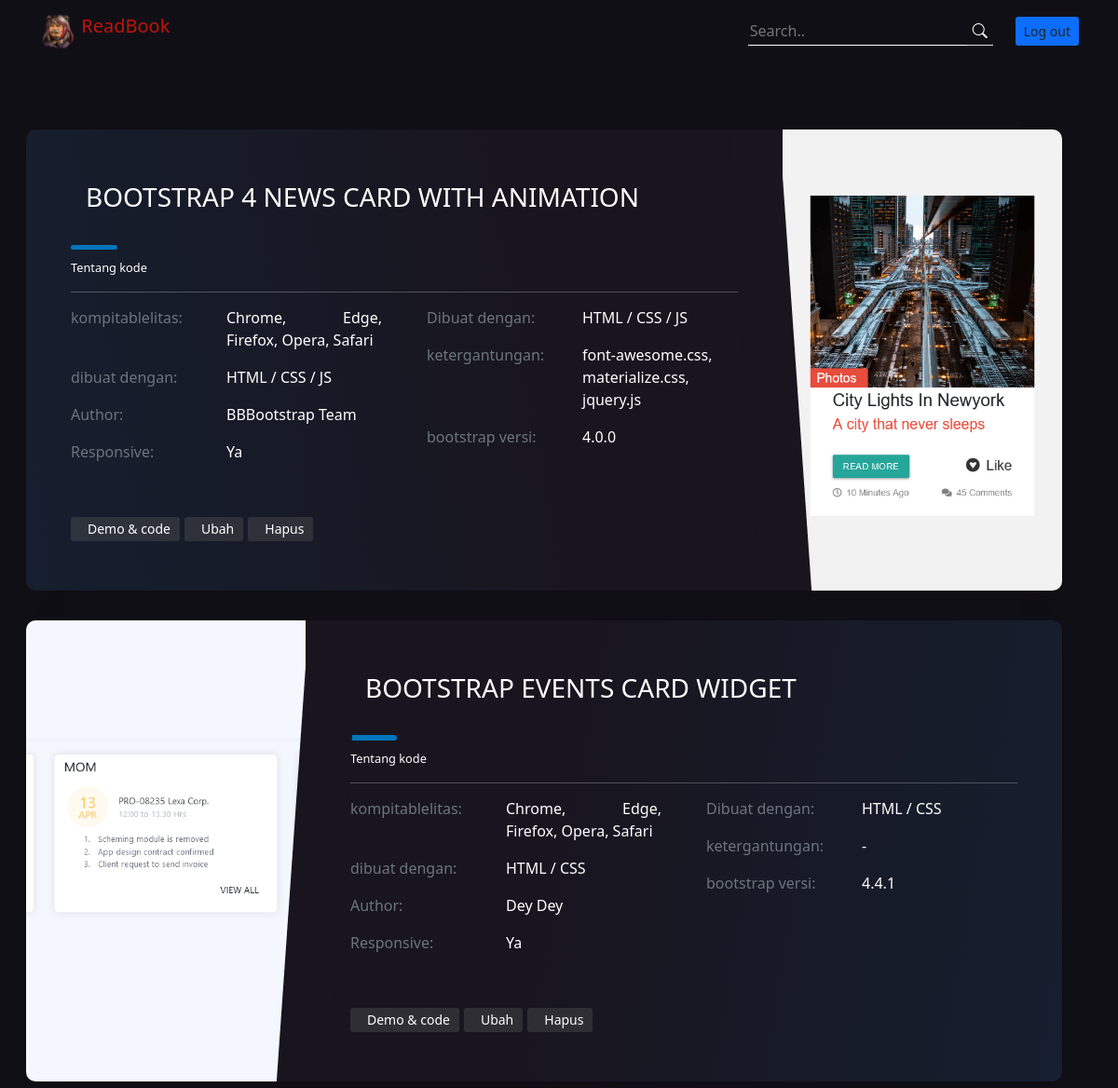
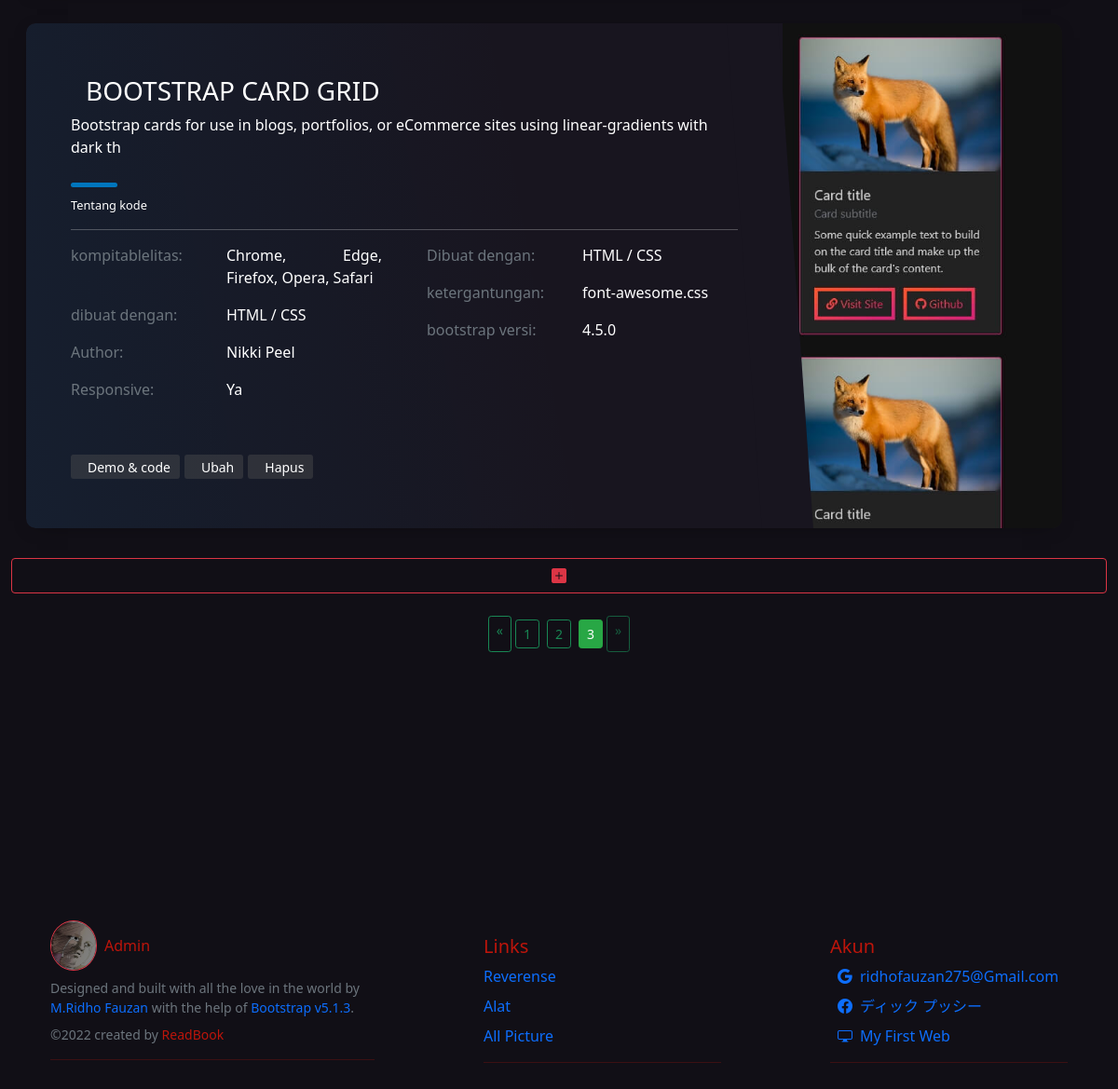
The app's page /src/index.php?halaman=3 (signed in) with its own data (2 pictures, top to bottom).
### tables this page shows
CREATE TABLE `bootstrap` (
  `id` int(11) NOT NULL,
  `gambar` varchar(100) NOT NULL,
  `judul` char(50) NOT NULL,
  `keterangan` varchar(100) DEFAULT NULL,
  `author` char(35) NOT NULL,
  `link` char(100) NOT NULL,
  `dibuat_dengan` char(40) NOT NULL,
  `browser_yang_kompatibel` char(50) NOT NULL,
  `responsive` char(4) NOT NULL,
  `ketergantungan` char(50) NOT NULL,
  `bootstrap_versi` char(10) NOT NULL
);

### src/functions.php (called while the page is built, shortened)
<?php
$conn = mysqli_connect("localhost", "root", "", "tubes" ) or die ("KONEKSI GAGAL!");
function query($query){
    global $conn;
    $result = mysqli_query($conn, $query);
    $rows = [];
    while( $row = mysqli_fetch_assoc($result) ){
        $rows[] = $row;
    }
    return $rows;
}
$jumlahDataPerHalaman = 3;
$jumlahData = count(query("SELECT * FROM bootstrap "));
$jumlahHalaman = ceil($jumlahData / $jumlahDataPerHalaman);
$halamanAktif = ( isset($_GET['halaman']) ) ? $_GET['halaman'] : 1;
$awalData = ( $jumlahDataPerHalaman * $halamanAktif ) - $jumlahDataPerHalaman;

### src/index.php (the view, shortened to what this page needs)
<?php
require 'functions.php';
$bootstrap = query("SELECT * FROM bootstrap ORDER BY id DESC LIMIT $awalData, $jumlahDataPerHalaman");
?>
<!doctype html>
<html lang="en">
  <head>
    <link rel="stylesheet" href="style/tampilan/style.css" />
    <link
      rel="stylesheet"
      href="https://cdn.jsdelivr.net/npm/bootstrap-icons@1.8.3/font/bootstrap-icons.css"
    />
    <link
      rel="stylesheet"
      href="https://cdn.jsdelivr.net/npm/bootstrap@4.6.1/dist/css/bootstrap.min.css"
    />
    <link
      href="https://cdn.jsdelivr.net/npm/bootstrap@5.0.2/dist/css/bootstrap.min.css"
      rel="stylesheet"
    />
  </head>
  <body>
<nav class="navbar dark sticky-top">
    <div class="container-fluid">
        <div class="container">
            <a class="navbar-brand" href="#">
                <img
                    src="style/tampilan/img/icon.ico"
                    alt="atmin tampan"
                    width="40"
                    class="d-inline-block align-text-top"
                />
                <span class="me-2 tr">ReadBook</span>
            </a>
            <div class="d-flex">
                <form class="d-flex input-group-sm me-4" action="" method="get">
                    <input
                        type="search"
                        name="keyword"
                        class="border-0 border-bottom border-white bg-transparent text-white"
                        placeholder="Search.."
                        aria-label="Example text with button addon"
                        aria-describedby="button-addon1"
                        autofocus
                        required
                    />
                    <button
                        class="border-0 text-white border-bottom bi bi-search bg-transparent"
                        style="background-color: none"
                        type="submit"
                        name="cari"
                        width="200"
                        id="button-addon1"
                    ></button>
                </form>
                <a href="logout.php" class="btn bg-primary btn-sm">Log out</a>
            </div>
        </div>
    </div>
</nav>
<div class="dark">
    <div class="container-fluid">
        <br><br>
        <br>
                <?php foreach( $bootstrap as $bootstraps ) : ?>
                <article class="postcard dark blue me-5 ms-3">
                <div class="postcard__img_link">
                    <img
                    class="postcard__img"
                    src="img/<?= $bootstraps["gambar"] ?>"
                    alt="<?= $bootstraps["judul"]; ?>"
                    />
                </div>
                <div class="postcard__text">
                    <h1 class="postcard__title yellow">
                    <h3 class="ms-3"><?= $bootstraps["judul"]; ?></h3>
                    </h1>
                    <div><p><?= $bootstraps["keterangan"]; ?></p></div>
                    <div class="postcard__bar"></div>
                    <div class="postcard__subtitle small">
                    <time>
                        Tentang kode
                    </time>
                    </div>
                    <div class="postcard__preview-txt">
                    <div class="row row-cols-1 row-cols-lg-2 g-0 g-lg-5">
                        <ul class="col">
                            <li class="row row-cols-1 row-cols-lg-2 g-0 g-lg-0">
                                <span class="text-muted">kompitablelitas:</span><p><?= $bootstraps["browser_yang_kompatibel"]; ?></p>
                            </li>
                            <li class="row row-cols-1 row-cols-lg-2 g-0 g-lg-0">
                                <span class="text-muted">dibuat dengan:</span><p><?= $bootstraps["dibuat_dengan"]; ?></p>
                            </li>
                            <li class="row row-cols-1 row-cols-lg-2 g-3 g-lg-0">
                                <span class="text-muted">Author:</span><p><?= $bootstraps["author"]; ?></p>
                            </li>
                            <li class="row row-cols-1 row-cols-lg-2 g-3 g-lg-0">
                                <span class="text-muted">Responsive:</span><p><?= $bootstraps["responsive"]; ?></p>
                            </li>
                        </ul>
                        <ul class="col">
                            <li class="row row-cols-1 row-cols-lg-2 g-2 g-lg-0">
                                <span class="text-muted">Dibuat dengan:</span><p><?= $bootstraps["dibuat_dengan"]; ?></p>
                            </li>
                            <li class="row row-cols-1 row-cols-lg-2 g-2 g-lg-0">
                                <span class="text-muted">ketergantungan:</span><p><?= $bootstraps["ketergantungan"]; ?></p>
                            </li>
                            <li class="row row-cols-1 row-cols-lg-2 g-2 g-lg-0">
                                <span class="text-muted">bootstrap versi:</span><p><?= $bootstraps["bootstrap_versi"]; ?></p>
                            </li>
                        </ul>
                    </div>
                    </div>
                    <ul class="postcard__tagbox text-wwhite">
                        <li class="tag__item play green">
                            <a href="<?= $bootstraps["link"]; ?>" target="_blank" rel="noopener noreferrer" class="text-decoration-none"><i class="fas fa-play mr-2"></i>Demo & code</a>
                        </li>
                        <li class="tag__item play blue">
                            <a href="ubah.php?id=<?= $bootstraps["id"]; ?>" onclick="
                        return confirm('ubah?') " class="text-decoration-none"><i class="fas fa-play mr-2"></i>Ubah</a>
                        </li>
                        <li class="tag__item play red">
                            <a href="hapus.php?id=<?= $bootstraps["id"]; ?>" onclick="
                        return confirm('Moal Hanjakal?') " class="text-decoration-none"><i class="fas fa-play mr-2"></i>Hapus</a>
                        </li>
                    </ul>
                </div>
                </article>
                <?php endforeach; ?>
                <a href="tambah.php" class="d-grid gap-2 btn btn-outline-danger form-control border border-danger tr"><i class="bi bi-plus-square-fill"></i></a>
        <br>
        <div class="container-fluid d-flex justify-content-center pb-5">
        <?php if( !isset($_POST["cari"]) ): ?>
            <?php if( $halamanAktif > 1 ) : ?>
                <a href="?halaman=<?= $halamanAktif - 1; ?>" class="btn btn-outline-success btn-sm">&laquo;</a>
            <?php else : ?>
                <a href="?halaman=<?= $halamanAktif - 1; ?>" class="btn btn-outline-success disabled btn-sm">&laquo;</a>
            <?php endif; ?>
                <?php for( $i = 1; $i <= $jumlahHalaman; $i++ ) : ?>
                    <span class="m-1">
                    <?php if( $i == $halamanAktif ): ?>
                        <a href="?halaman=<?= $i; ?>" class="btn btn-outline-success active btn-sm"><?= $i; ?></a>
                    <?php else : ?>
                        <a href="?halaman=<?= $i; ?>" class="btn btn-outline-success btn-sm"><?= $i; ?></a>
                    <?php endif; ?>
                    </span>
                <?php endfor; ?>
        <?php if( $halamanAktif < $jumlahHalaman ) : ?>
            <a href="?halaman=<?= $halamanAktif + 1; ?>" class="btn btn-outline-success btn-sm">&raquo;</a>
        <?php else : ?>
            <a href="?halaman=<?= $halamanAktif - 1; ?>" class="btn btn-outline-success disabled btn-sm">&raquo;</a>
        <?php endif; ?>
        <?php else : ?>
            <br><br>
        <?php endif; ?>
        </div>
        <div class="p-5"></div>
        <div class="container-fluid h-50">
          <div class="row">
            <div class="col">
              <footer class="bd-footer py-5 mt-5">
                <div class="container py-5">
                  <div class="row">
                    <div class="col-lg-4 mb-3">
                      <a
                        class="d-inline-flex align-items-center mb-2 link-dark text-decoration-none"
                        href="src/login.php"
                        aria-label="Bootstrap"
                      >
                        <img
                          src="img/IMEGI.png"
                          class="border border-danger rounded-circle"
                          width="50"
                          alt="Ridho"
                        />
                        <span class="m-2 tr">Admin</span>
                      </a>
                      <ul class="list-unstyled small text-muted">
                        <li class="mb-2">
                          Designed and built with all the love in the world by
                          <a
                            href="https://www.facebook.com/mridhofauzan.fauzan/"
                            target="_blank"
                            class="text-decoration-none"
                            >M.Ridho Fauzan</a
                          >
                          with the help of
                          <a
                            href="https://getbootstrap.com/"
                            class="text-decoration-none"
                            >Bootstrap v5.1.3</a
                          >.
                        </li>
                        <li class="mb-2">
                          ©2022 created by
                          <a
                            href="https://www.facebook.com/mridhofauzan.fauzan/"
                            target="_blank"
                            rel="noopener noreferrer"
                            class="text-decoration-none tr"
                            >ReadBook</a
                          >
                        </li>
                      </ul>
                      <hr class="tr" />
                    </div>
                    <div class="col-lg-3 offset-lg-1 mb-3 mt-3">
                      <h5 class="tr">Links</h5>
                      <ul class="list-unstyled">
                        <li class="mb-2">
                          <a
                            href="https://www.youtube.com/watch?v=LkR-9Z1sle8&t=2848s"
                            class="text-decoration-none"
                            >Reverense</a
                          >
                        </li>
                        <li class="mb-2">
                          <a
                            href="https://getbootstrap.com/"
                            class="text-decoration-none"
                            >Alat</a
                          >
                        </li>
                        <li class="mb-2">
                          <a
                            href="https://www.pngwing.com/"
                            class="text-decoration-none"
                            >All Picture</a
                          >
                        </li>
                      </ul>
                      <hr class="tr" />
                    </div>
                    <div class="col-lg-3 offset-lg-1 mb-3 mt-3">
                      <h5 class="tr">Akun</h5>
                      <ul class="list-unstyled">
                        <li class="mb-2">
                          <a
                            href="/docs/5.1/getting-started/"
                            class="text-decoration-none"
                            ><i class="m-2 bi bi-google"></i
                            >ridhofauzan275@Gmail.com</a
                          >
                        </li>
                        <li class="mb-2">
                          <a
                            href="/docs/5.1/examples/starter-template/"
                            class="text-decoration-none"
                            ><i class="m-2 bi bi-facebook"></i>ディック
                            プッシー</a
                          >
                        </li>
                        <li class="">
                          <a
                            href="https://m-ridho-fauzan.github.io/#"
                            class="m-2 text-decoration-none"
                            ><i class="me-2 bi bi-display"></i>My First Web</a
                          >
                        </li>
                      </ul>
                      <hr class="tr" />
                    </div>
                  </div>
                </div>
              </footer>
            </div>
          </div>
        </div>
    </div>
</div>
  </body>
</html>

### records on screen
bootstrap: gambar (picture), judul "BOOTSTRAP 4 NEWS CARD WITH ANIMATION", browser_yang_kompatibel "Chrome, Edge, Firefox, Opera, Safari", dibuat_dengan "HTML / CSS / JS", author "BBBootstrap Team", responsive "Ya", ketergantungan "font-awesome.css, materialize.css, jquery.js", bootstrap_versi "4.0.0"
bootstrap: gambar (picture), judul "BOOTSTRAP EVENTS CARD WIDGET", browser_yang_kompatibel "Chrome, Edge, Firefox, Opera, Safari", dibuat_dengan "HTML / CSS", author "Dey Dey", responsive "Ya", ketergantungan "-", bootstrap_versi "4.4.1"
bootstrap: gambar (picture), judul "BOOTSTRAP CARD GRID", keterangan "Bootstrap cards for use in blogs, portfolios, or eCommerce sites using linear-gradients with dark th", browser_yang_kompatibel "Chrome, Edge, Firefox, Opera, Safari", dibuat_dengan "HTML / CSS", author "Nikki Peel", responsive "Ya", ketergantungan "font-awesome.css", bootstrap_versi "4.5.0"
